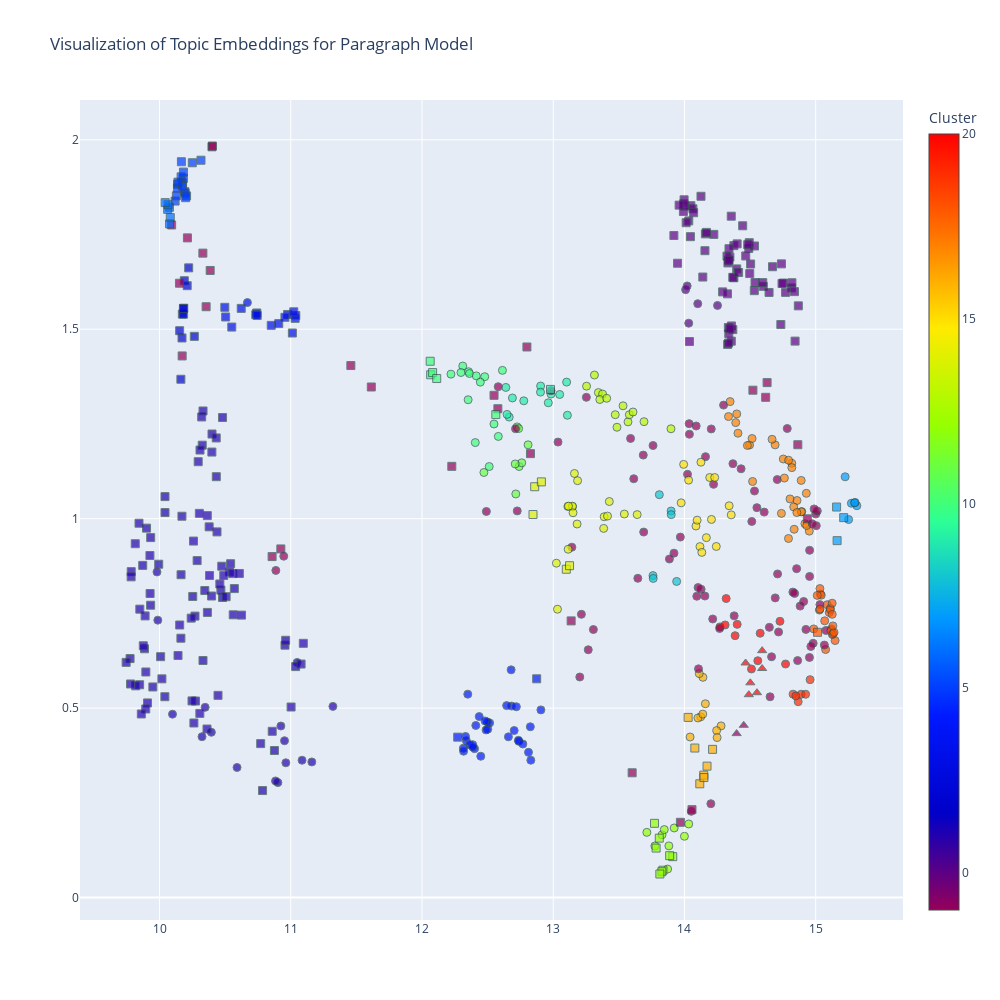

Notebook code for this chart:
### Code cell
import plotly.graph_objs as go

# Assign shapes based on the sent_labels
shapes = assign_shapes(para_labels)

# Create a scatter plot
para_embed_fig = go.Figure(data=go.Scatter(
    x=para_umap_embeddings[:, 0],
    y=para_umap_embeddings[:, 1],
    mode='markers',
    text=para_labels,  # This will be shown on hover
    marker=dict(
        size=8,
        color=para_cluster_labels,  # Assign a unique color to each cluster
        colorscale='Rainbow',  # Color scale to use
        colorbar=dict(title='Cluster'),
        line=dict(width=1, color='DarkSlateGrey'),
        opacity=0.7, 
        symbol=shapes  # Use the assigned shapes
    )
))

# Update layout to add title and hover mode
para_embed_fig.update_layout(
    title="Visualization of Topic Embeddings for Paragraph Model",
    hovermode='closest',
    width=1000, 
    height=1000
)

# Show the figure
para_embed_fig.show()

### Figure 1 — Plotly figure (JSON) as saved in the notebook; plotly's stock layout.template omitted (floating-point values rounded to 4 significant figures; data arrays with more than 128 entries replaced by an {"elided": "..."} marker saying what was removed)
{"data": [{"marker": {"color": {"elided": "577 int values"}, "colorbar": {"title": {"text": "Cluster"}}, "colorscale": [[0, "rgb(150,0,90)"], [0.125, "rgb(0,0,200)"], [0.25, "rgb(0,25,255)"], [0.375, "rgb(0,152,255)"], [0.5, "rgb(44,255,150)"], [0.625, "rgb(151,255,0)"], [0.75, "rgb(255,234,0)"], [0.875, "rgb(255,111,0)"], [1, "rgb(255,0,0)"]], "line": {"color": "DarkSlateGrey", "width": 1}, "opacity": 0.7, "size": 8, "symbol": {"elided": "577 str values"}}, "mode": "markers", "text": {"elided": "577 str values"}, "type": "scatter", "x": {"elided": "577 float values"}, "y": {"elided": "577 float values"}}], "layout": {"height": 1000, "hovermode": "closest", "title": {"text": "Visualization of Topic Embeddings for Paragraph Model"}, "width": 1000}}
